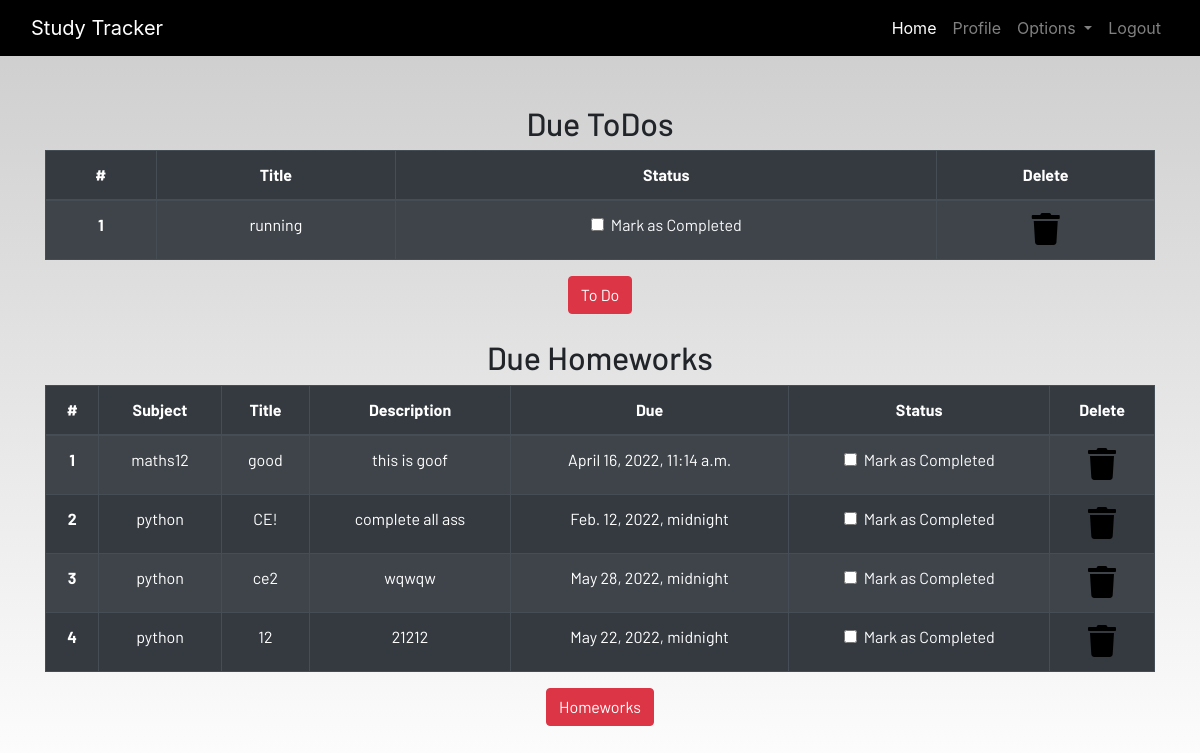
The page /profile/ (signed in) on the database as committed earlier.
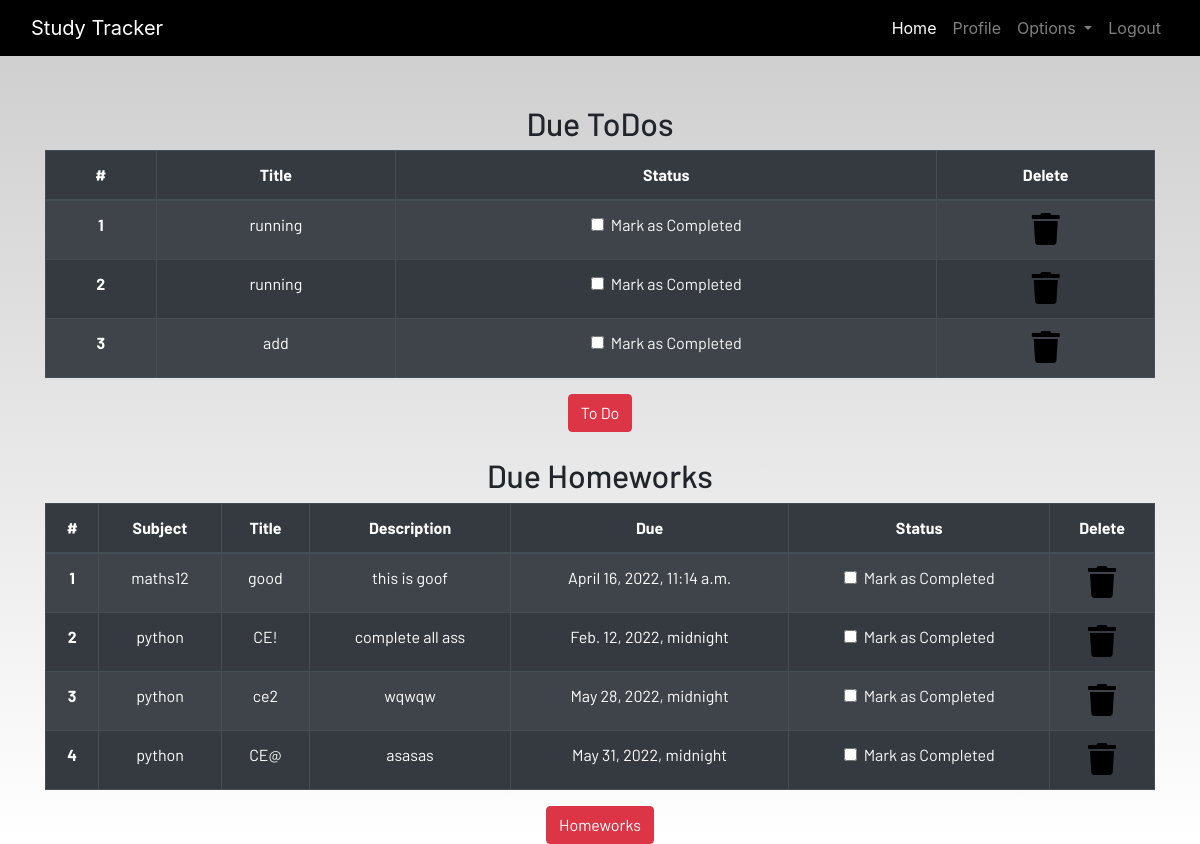
The same page on the database as committed later.
### dashboard/models.py (models this page shows, shortened)
class Todo(models.Model):
    user = models.ForeignKey(User,on_delete=models.CASCADE)
    title = models.CharField(max_length=100)
    is_finished = models.BooleanField(default=False)

class Homework(models.Model):
    user = models.ForeignKey(User,on_delete=models.CASCADE)
    subject = models.CharField(max_length=50)
    title = models.CharField(max_length=100)
    description = models.TextField()
    due = models.DateTimeField()
    is_finished = models.BooleanField(default=False)

### dashboard/views.py (the view)
# urls.py: path('profile/',dash_views.profile,name="profile"),
@login_required
def profile(request):
    homeworks = Homework.objects.filter(is_finished=False,user=request.user)
    todos = Todo.objects.filter(is_finished=False,user=request.user)
    if len(homeworks) == 0:
        homework_done = True
    else:
        homework_done = False
    if len(todos) == 0:
        todos_done = True
    else:
        todos_done = False
    context = {
        'homeworks' : homeworks,
        'todos' : todos,
        'homework_done' : homework_done,
        'todos_done' : todos_done
    }
    return render(request,"dashboard/profile.html",context)

### dashboard/template/dashboard/profile.html
{% extends 'dashboard/base.html' %} {% load static %}
{% load crispy_forms_tags %}
{% block content %}
<section class="text-center">
    <div class="container">
        {% if not todos_done %}
        <h2>Due ToDos</h2>
        <table class="table table-striped table-bordered table-hover table-dark">
            <thead>
                <tr>
                    <th scope="col">#</th>
                    <th scope="col">Title</th>
                    <th scope="col">Status</th>
                    <th scope="col">Delete</th>
                </tr>
            </thead>
            <tbody>
                {% for todo in todos %}
                <tr>
                    <th scope="row">{{forloop.counter}}</th>
                    <td>{{todo.title}}</td>
                    <td>
                        <a href="{% url 'update-todo' todo.id %}">
                            <div class="form-check">
                                {% if todo.is_finished == True %}
                                <input class="form-check-input" type="checkbox" value="" checked >
                                {% else %}
                                <input class="form-check-input" type="checkbox" value=""  >
                                {% endif %}
                                <label class="form-check-label text-light" for="flexCheckDefault">
                                    Mark as Completed
                                </label>
                            </div>
                        </a>
                    </td>
                    <td><a href="{% url 'delete-todo' todo.id %}"><i class="fa fa-trash fa-2x"></i></a></td>
                </tr>
                {% endfor %}
            </tbody>
        </table>
        {% else %}
        <h3>All To dos are completed!!!!</h3>
        {% endif %}
        <a href="{% url 'todo' %}" class="btn btn-danger">To Do</a>
        <br><br>
        {% if not homework_done %}
        <h2>Due Homeworks</h2>
        <table class="table table-striped table-bordered table-hover table-dark">
            <thead>
                <tr>
                    <th scope="col">#</th>
                    <th scope="col">Subject</th>
                    <th scope="col">Title</th>
                    <th scope="col">Description</th>
                    <th scope="col">Due</th>
                    <th scope="col">Status</th>
                    <th scope="col">Delete</th>
                </tr>
            </thead>
            <tbody>
                {% for homework in homeworks %}
                <tr>
                    <th scope="row">{{forloop.counter}}</th>
                    <td>{{homework.subject}}</td>
                    <td>{{homework.title}}</td>
                    <td>{{homework.description}}</td>
                    <td>{{homework.due}}</td>
                    <td>
                        <a href="{% url 'update-homework' homework.id %}">
                            <div class="form-check">
                                {% if homework.is_finished == True %}
                                <input class="form-check-input" type="checkbox" value="" checked >
                                {% else %}
                                <input class="form-check-input" type="checkbox" value=""  >
                                {% endif %}
                                <label class="form-check-label text-light" for="flexCheckDefault">
                                    Mark as Completed
                                </label>
                            </div>
                        </a>
                    </td>
                    <td><a href="{% url 'delete-homework' homework.id %}"><i class="fa fa-trash fa-2x"></i></a></td>
                </tr>
                {% endfor %}
            </tbody>
        </table>
        {% else %}
        <h3>All To homeworks are completed!!!!</h3>
        {% endif %}
        <a href="{% url 'homework' %}" class="btn btn-danger">Homeworks</a>
    </div>
</section>
{% endblock content %}

### dashboard/template/dashboard/base.html (shortened to what this page needs)
<!DOCTYPE html>
{% load static %}
<html lang="en">
<head>
    <link rel="stylesheet" href="https://cdn.jsdelivr.net/npm/bootstrap@4.3.1/dist/css/bootstrap.min.css">
  <link rel="stylesheet" href="https://use.fontawesome.com/releases/v5.7.2/css/all.css"
 />
  <link rel="stylesheet" href="{% static 'css/main.css' %}" />
</head>
<body>
  <header>
    <nav class="navbar navbar-expand-lg navbar-dark bg-dark">
      <div class="container-fluid">
        <a class="navbar-brand" href="{% url 'home' %}">Study Tracker</a>
        <div class="collapse navbar-collapse justify-content-end" id="navbarSupportedContent">
          <ul class="navbar-nav mb-2 mb-lg-0">
            <li class="nav-item">
              <a class="nav-link active" aria-current="page" href="{% url 'home' %}">Home</a>
            </li>
            {% if user.is_authenticated %}
            <li class="nav-item">
              <a class="nav-link" href="{% url 'profile' %}">Profile</a>
            </li>
            <li class="nav-item dropdown">
              <a class="nav-link dropdown-toggle" href="#" id="navbarDropdown" role="button" data-toggle="dropdown"
                aria-haspopup="true" aria-expanded="false">
                Options
              </a>
            </li>
            <li class="nav-item">
              <a class="nav-link" href="{% url 'logout' %}">Logout</a>
            </li>
            {% endif %}
          </ul>
        </div>
      </div>
    </nav>
  </header>
  <br /><br />
  <main>
    {% block content %}
    {% endblock content %}
  </main>
</body>
</html>

### dashboard/static/css/main.css (style rules this page uses)
html { scroll-behavior: smooth; height: 100%; width: 100%; }
main { font-family: Barlow, Quicksand, Rubik, sans-serif, serif, 'Times New Roman', Times, serif !important; }
.navbar { background-color: rgb(0, 0, 0) !important; }
a { text-decoration: none !important; color: black; }
td a { color: white; }
html, body { max-width: 100%; overflow-x: hidden; height: 100%; width: 100%; }
body { background: linear-gradient(rgba(0, 0, 0, 0.2), rgba(255, 255, 255, 0.5)); overflow-x: hidden; background-repeat: no-repeat; }
.fa { color: black; }

Rows that differ between the two databases and show on the page:
removed Homework: subject "python", title "12", description "21212", due "May 22, 2022, midnight"
added Todo: title "running"
added Todo: title "add"
added Homework: subject "python", title "CE@", description "asasas", due "May 31, 2022, midnight"
